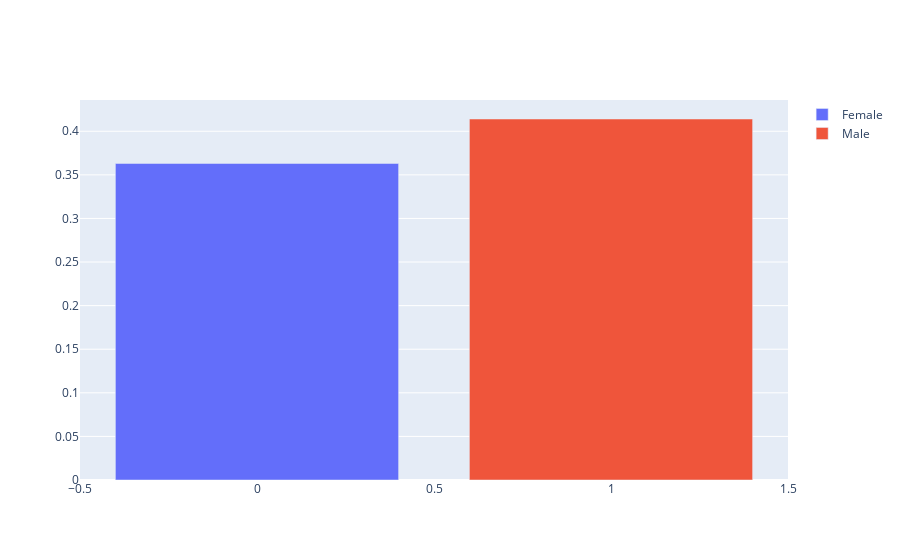

Notebook code cell kept with this figure:
### Code cell
meanscore_by_sex = go.Figure(
    data=[
        go.Bar(
            x=[sex],
            y=[test_pred_labels[test_sex == sex].mean()],
            name="Male" if sex else "Female",
        )
        for sex in range(2)
    ]
)
meanscore_by_sex.show()

### Figure 1 — Plotly figure (JSON) as saved in the notebook; plotly's stock layout.template omitted (floating-point values rounded to 4 significant figures)
{"data": [{"name": "Female", "type": "bar", "x": [0], "y": [0.3631]}, {"name": "Male", "type": "bar", "x": [1], "y": [0.4141]}], "layout": {}}
